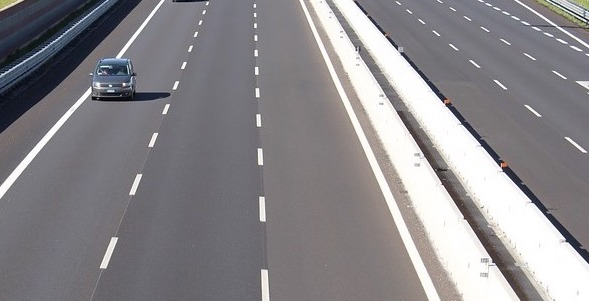
#> input picture images/highway-lanes.jpg, 589 x 301 px
$ jupyter execute --allow-errors 53-Hough-line.ipynb
#> lines starting #> are read from the running program, lines starting #| are printed output that depends on the picture; after the words box and inside, x2 and y2 are one past the last pixel; in counts of white or black regions, pixels touching at a corner belong together
# <div style="direction:rtl;text-align:right;font-family:B Lotus, B Nazanin, Tahoma">تشخیص خط با Hough Transform</div>

[cell 1]
import cv2
import numpy as np
import matplotlib.pyplot as plt

img = cv2.imread('images/soduku2.jpg')
#> (the rest of this cell did not finish here and is left out)

[cell 2]
import matplotlib.pyplot as plt
import numpy as np
import cv2

# Read image
original_img = cv2.imread('images/highway-lanes.jpg', cv2.IMREAD_COLOR) # road.png is the filename
#> original_img is the input picture: shape (301, 589, 3); mean B, G, R 138.2, 134.8, 137.2
img = original_img.copy()
blured = cv2.GaussianBlur(original_img, (5,5),0)
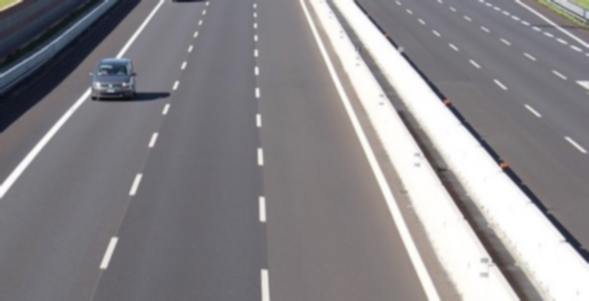
#> blured: shape (301, 589, 3); mean B, G, R 138.3, 134.8, 137.2
# Convert the image to gray-scale
gray = cv2.cvtColor(blured, cv2.COLOR_BGR2GRAY)
# Find the edges in the image using canny detector
edges = cv2.Canny(gray, 50, 200)
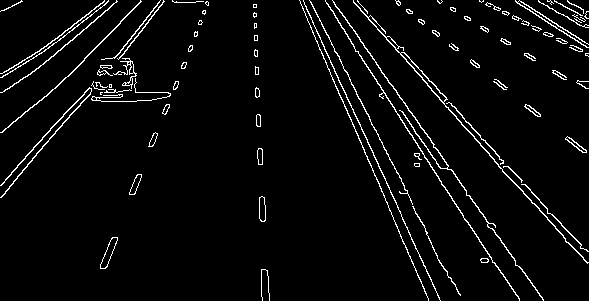
#> edges: shape (301, 589); 4% white in thin lines or dots
# Detect points that form a line
lines = cv2.HoughLinesP(edges, 1, np.pi/180, 50, minLineLength=20, maxLineGap=50)
#> lines = 48 rows, first 6: [306, 9, 407, 227], [326, 3, 513, 291], [353, 2, 587, 262], [332, 0, 542, 299], [309, 0, 459, 294], [0, 197, 162, 4]
# Draw lines on the image
for line in lines:
    x1, y1, x2, y2 = line[0]
    cv2.line(img, (x1, y1), (x2, y2), (255, 0, 0), 3)
#> this loop made 48 passes
#> (x1, y1, x2, y2) on passes 1 to 12: (306, 9, 407, 227), (326, 3, 513, 291), (353, 2, 587, 262), (332, 0, 542, 299), (309, 0, 459, 294), (0, 197, 162, 4), (353, 0, 587, 251), (300, 1, 418, 277), (27, 76, 117, 1), (310, 1, 424, 225), (46, 96, 141, 1), (445, 100, 584, 249)
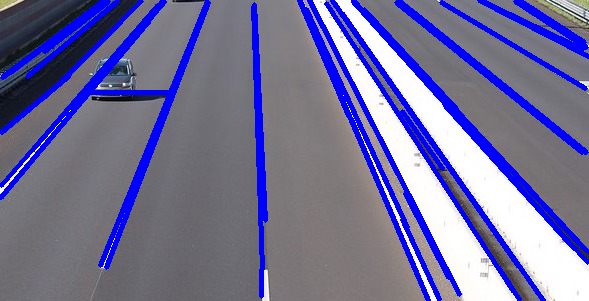
#> img: shape (301, 589, 3); 15.32% of pixels changed, all inside (x1, y1, x2, y2) = (0, 0, 589, 301)

# Show result
plt.figure(figsize=[17,8])
plt.subplot(131);plt.imshow(original_img[...,::-1]);plt.title("original Image");
plt.subplot(132);plt.imshow(edges, cmap='gray');plt.title("Edges");
plt.subplot(133);plt.imshow(img, cmap='gray');plt.title("miresult");
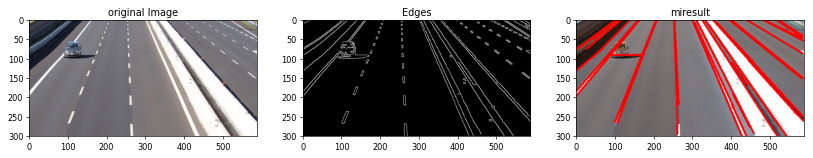
#> figure drawn by matplotlib, 3 panels; B, G, R data is drawn as R, G, B
